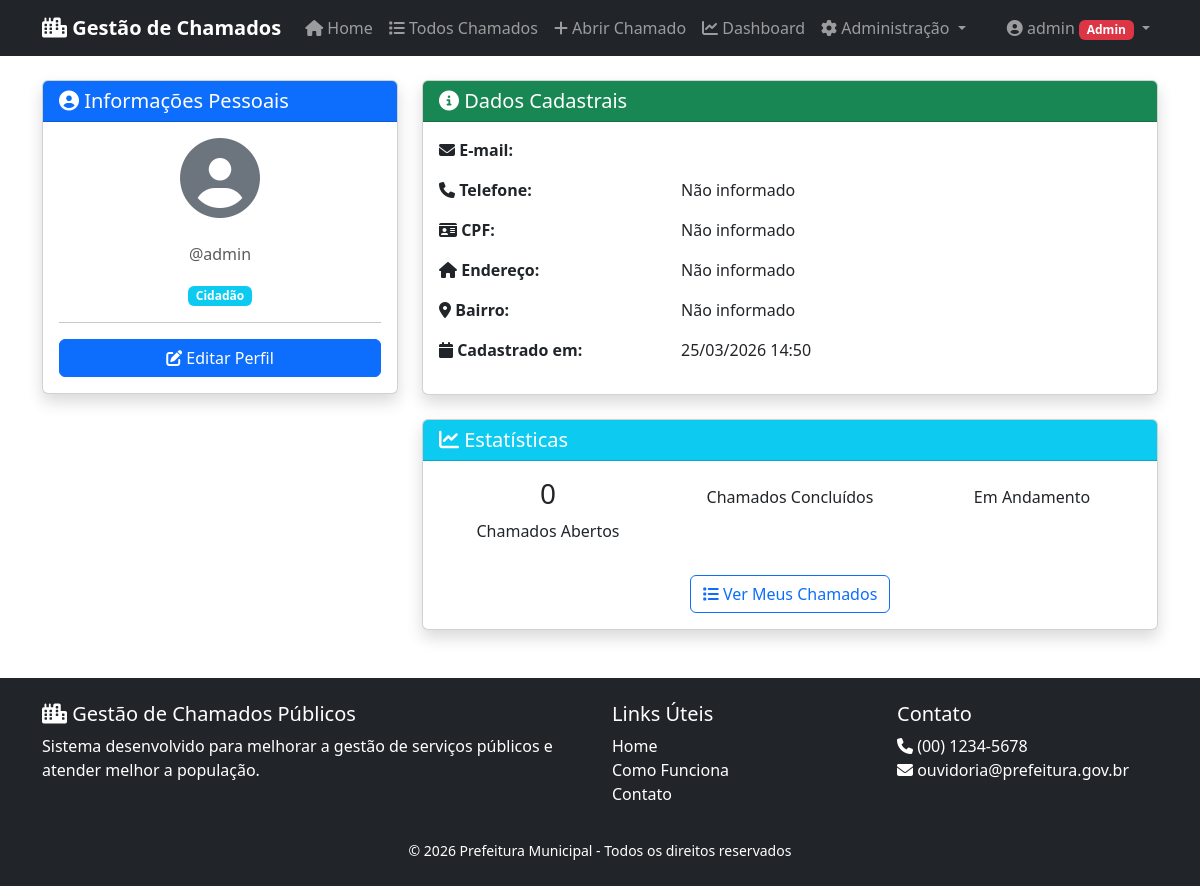
Page /accounts/perfil/ (signed in) on the committed database.
### accounts/models.py (models this page shows, shortened)
class User(AbstractUser):
    USER_TYPE_CHOICES = (
        ('citizen', 'Cidadão'),
        ('analyst', 'Analista de Ouvidoria'),
        ('manager', 'Gestor'),
        ('admin', 'Administrador'),
    )
    user_type = models.CharField(
        _('Tipo de usuário'),
        max_length=20,
        choices=USER_TYPE_CHOICES,
        default='citizen'
    )
    phone = models.CharField(_('Telefone'), max_length=20, blank=True)
    cpf = models.CharField(_('CPF'), max_length=14, unique=True, blank=True, null=True)
    address = models.TextField(_('Endereço'), blank=True)
    neighborhood = models.CharField(_('Bairro'), max_length=100, blank=True)
    department = models.CharField(_('Departamento'), max_length=100, blank=True, help_text='Ex: Ouvidoria, Infraestrutura, etc')
    created_at = models.DateTimeField(_('Criado em'), auto_now_add=True)
    updated_at = models.DateTimeField(_('Atualizado em'), auto_now=True)
    class Meta:
        verbose_name = _('Usuário')
        verbose_name_plural = _('Usuários')
    def is_manager(self):
        return self.user_type in ['manager', 'admin']
    def can_manage_tickets(self):
        return self.user_type in ['analyst', 'manager', 'admin']

### accounts/views.py (the view)
# urls.py: path('perfil/', views.profile, name='profile'),
@login_required
def profile(request):
    return render(request, 'accounts/profile.html')

### templates/accounts/profile.html (shortened to what this page needs)
{% extends 'base.html' %}
{% block content %}
<div class="row">
    <div class="col-md-4">
        <div class="card shadow">
            <div class="card-header bg-primary text-white">
                <h5 class="mb-0">
                    <i class="fas fa-user-circle"></i> Informações Pessoais
                </h5>
            </div>
            <div class="card-body text-center">
                <i class="fas fa-user-circle fa-5x text-secondary mb-3"></i>
                <p class="text-muted">@{{ user.username }}</p>
                <span class="badge bg-info">Cidadão</span>
                <hr>
                <a href="{% url 'accounts:edit_profile' %}" class="btn btn-primary w-100">
                    <i class="fas fa-edit"></i> Editar Perfil
                </a>
            </div>
        </div>
    </div>
    <div class="col-md-8">
        <div class="card shadow">
            <div class="card-header bg-success text-white">
                <h5 class="mb-0">
                    <i class="fas fa-info-circle"></i> Dados Cadastrais
                </h5>
            </div>
            <div class="card-body">
                <div class="row mb-3">
                    <div class="col-md-4">
                        <strong><i class="fas fa-envelope"></i> E-mail:</strong>
                    </div>
                    <div class="col-md-8">
                    </div>
                </div>
                <div class="row mb-3">
                    <div class="col-md-4">
                        <strong><i class="fas fa-phone"></i> Telefone:</strong>
                    </div>
                    <div class="col-md-8">
                        {{ user.phone|default:"Não informado" }}
                    </div>
                </div>
                <div class="row mb-3">
                    <div class="col-md-4">
                        <strong><i class="fas fa-id-card"></i> CPF:</strong>
                    </div>
                    <div class="col-md-8">
                        {{ user.cpf|default:"Não informado" }}
                    </div>
                </div>
                <div class="row mb-3">
                    <div class="col-md-4">
                        <strong><i class="fas fa-home"></i> Endereço:</strong>
                    </div>
                    <div class="col-md-8">
                        {{ user.address|default:"Não informado" }}
                    </div>
                </div>
                <div class="row mb-3">
                    <div class="col-md-4">
                        <strong><i class="fas fa-map-marker-alt"></i> Bairro:</strong>
                    </div>
                    <div class="col-md-8">
                        {{ user.neighborhood|default:"Não informado" }}
                    </div>
                </div>
                <div class="row mb-3">
                    <div class="col-md-4">
                        <strong><i class="fas fa-calendar"></i> Cadastrado em:</strong>
                    </div>
                    <div class="col-md-8">
                        {{ user.created_at|date:"d/m/Y H:i" }}
                    </div>
                </div>
            </div>
        </div>
        <div class="card shadow mt-4">
            <div class="card-header bg-info text-white">
                <h5 class="mb-0">
                    <i class="fas fa-chart-line"></i> Estatísticas
                </h5>
            </div>
            <div class="card-body">
                <div class="row text-center">
                    <div class="col-md-4">
                        <h3>{{ user.tickets_created.count }}</h3>
                        <p>Chamados Abertos</p>
                    </div>
                    <div class="col-md-4">
                        <p>Chamados Concluídos</p>
                    </div>
                    <div class="col-md-4">
                        <p>Em Andamento</p>
                    </div>
                </div>
                <div class="text-center mt-3">
                    <a href="{% url 'accounts:my_tickets' %}" class="btn btn-outline-primary">
                        <i class="fas fa-list"></i> Ver Meus Chamados
                    </a>
                </div>
            </div>
        </div>
    </div>
</div>
{% endblock %}

### templates/base.html (shortened to what this page needs)
<!DOCTYPE html>
<html lang="pt-br">
<head>
    <link href="https://cdn.jsdelivr.net/npm/bootstrap@5.3.0/dist/css/bootstrap.min.css" rel="stylesheet">
    <link rel="stylesheet" href="https://cdnjs.cloudflare.com/ajax/libs/font-awesome/6.4.0/css/all.min.css">
</head>
<body>
    <nav class="navbar navbar-expand-lg navbar-dark bg-dark sticky-top">
        <div class="container">
            <a class="navbar-brand" href="{% url 'home' %}">
                <i class="fas fa-city"></i> Gestão de Chamados
            </a>
            <div class="collapse navbar-collapse" id="navbarNav">
                <ul class="navbar-nav me-auto">
                    <li class="nav-item">
                        <a class="nav-link" href="{% url 'home' %}">
                            <i class="fas fa-home"></i> Home
                        </a>
                    </li>
                    {% if user.is_authenticated %}
                    <li class="nav-item">
                        <a class="nav-link" href="{% url 'tickets:ticket_list' %}">
                            <i class="fas fa-list"></i> Todos Chamados
                        </a>
                    </li>
                    <li class="nav-item">
                        <a class="nav-link" href="{% url 'tickets:ticket_create' %}">
                            <i class="fas fa-plus"></i> Abrir Chamado
                        </a>
                    </li>
                    {% endif %}
                    {% if user.is_authenticated and user.can_manage_tickets %}
                    <li class="nav-item">
                        <a class="nav-link" href="{% url 'tickets:dashboard' %}">
                            <i class="fas fa-chart-line"></i> Dashboard
                        </a>
                    </li>
                    {% endif %}
                    {% if user.is_authenticated and user.is_manager %}
                    <li class="nav-item dropdown">
                        <a class="nav-link dropdown-toggle" href="#" id="adminMenu" role="button" data-bs-toggle="dropdown">
                            <i class="fas fa-cog"></i> Administração
                        </a>
                    </li>
                    {% endif %}
                </ul>
                <ul class="navbar-nav">
                    {% if user.is_authenticated %}
                    <li class="nav-item dropdown">
                        <a class="nav-link dropdown-toggle" href="#" id="userDropdown" role="button" data-bs-toggle="dropdown">
                            <i class="fas fa-user-circle"></i> {{ user.get_full_name|default:user.username }}
                            {% if user.user_type == 'analyst' %}
                            <span class="badge bg-info">Analista</span>
                            {% elif user.user_type == 'manager' %}
                            <span class="badge bg-warning">Gestor</span>
                            {% elif user.user_type == 'admin' %}
                            <span class="badge bg-danger">Admin</span>
                            {% endif %}
                        </a>
                    </li>
                    {% endif %}
                </ul>
            </div>
        </div>
    </nav>
    <main class="container mt-4">
        {% block content %}{% endblock %}
    </main>
    <footer class="bg-dark text-white mt-5 py-4">
        <div class="container">
            <div class="row">
                <div class="col-md-6">
                    <h5><i class="fas fa-city"></i> Gestão de Chamados Públicos</h5>
                    <p>Sistema desenvolvido para melhorar a gestão de serviços públicos e atender melhor a população.</p>
                </div>
                <div class="col-md-3">
                    <h5>Links Úteis</h5>
                    <ul class="list-unstyled">
                        <li><a href="{% url 'home' %}" class="text-white text-decoration-none">Home</a></li>
                        <li><a href="#" class="text-white text-decoration-none">Como Funciona</a></li>
                        <li><a href="#" class="text-white text-decoration-none">Contato</a></li>
                    </ul>
                </div>
                <div class="col-md-3">
                    <h5>Contato</h5>
                    <ul class="list-unstyled">
                        <li><i class="fas fa-phone"></i> (00) 1234-5678</li>
                        <li><i class="fas fa-envelope"></i> ouvidoria@prefeitura.gov.br</li>
                    </ul>
                </div>
            </div>
            <div class="text-center mt-3">
                <small>&copy; 2026 Prefeitura Municipal - Todos os direitos reservados</small>
            </div>
        </div>
    </footer>
</body>
</html>

### templates/base.html (style rules this page uses)
.navbar-brand { font-weight: bold; }

### rows in the picture
User: get_full_name "admin", username "admin", phone "Não informado", cpf "Não informado", address "Não informado", neighborhood "Não informado", created_at "25/03/2026 14:50", tickets_created.count "0"
